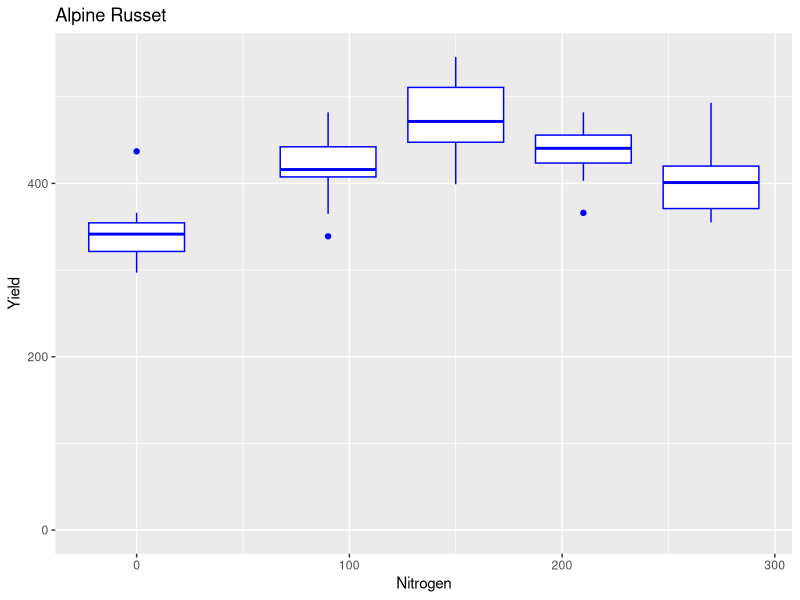
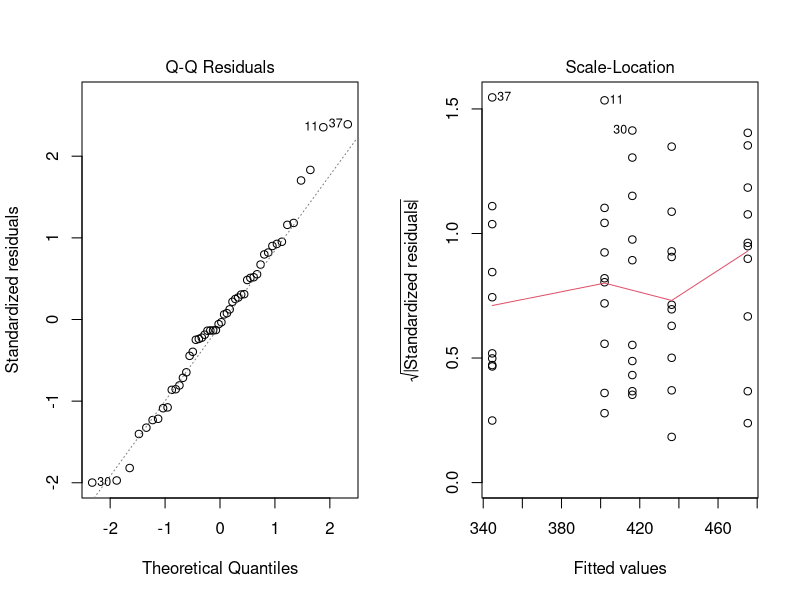
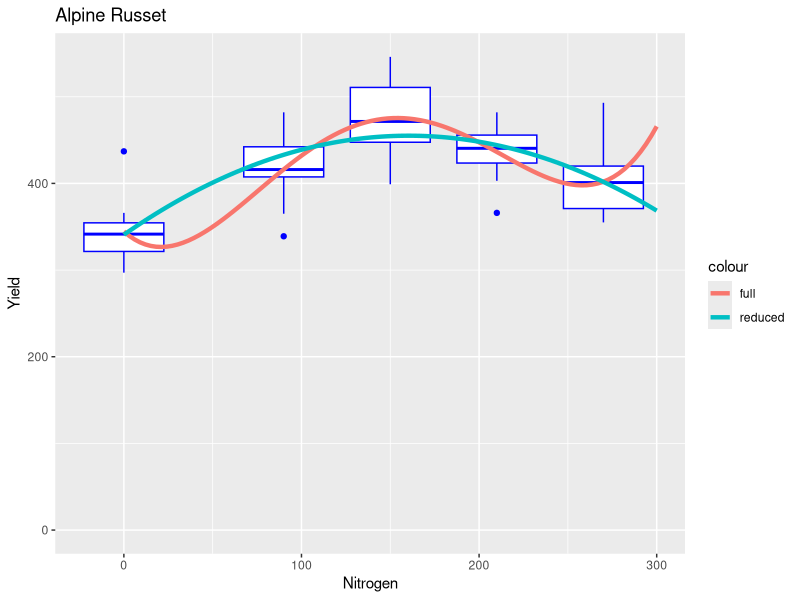
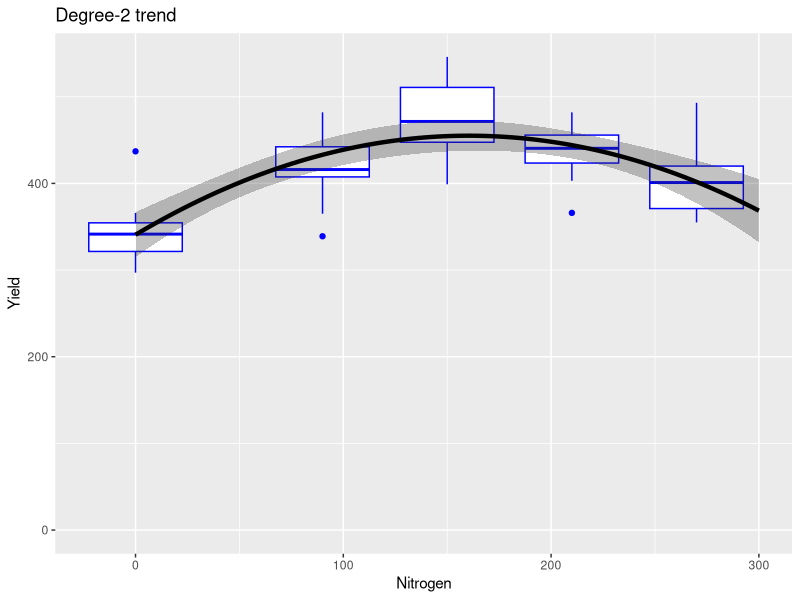
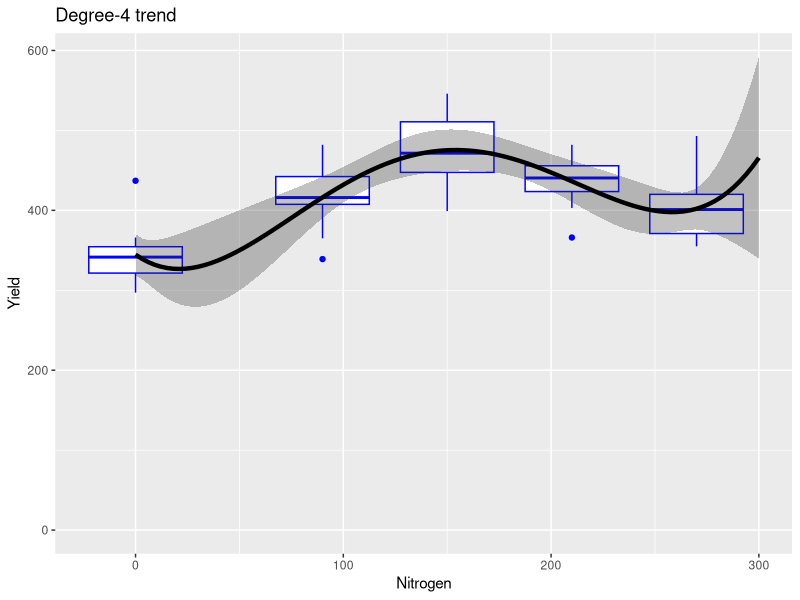

Write the R code that produced these figures, in order.
## ---- chunk 1
library(ggplot2)
library(emmeans)
## ---- chunk 2
alpine_potato = read.csv('Alpine_Russet_yield.csv')
str(alpine_potato)
## ---- chunk 3
alpine_potato$NitrogenFactor = as.factor(alpine_potato$Nitrogen)
str(alpine_potato)
## ---- chunk 4
library(ggplot2)
ggplot(alpine_potato,aes(x=Nitrogen)) + 
    geom_boxplot(aes(y=Yield,group = Nitrogen),color = 'blue',position = position_identity()) + 
  # note: when x is a continuous variable, we must use 'group' to get boxes
    ggtitle('Alpine Russet') + expand_limits(y=0) 
## ---- chunk 5
factor_model <- lm(Yield ~ NitrogenFactor, alpine_potato)
## ---- chunk 6
par(mfrow=c(1,2))
plot(factor_model,which=2:3)
## ---- chunk 7
library(emmeans)
factor_means <- emmeans(factor_model,specs='NitrogenFactor')
factor_differences <- contrast(factor_means,method='pairwise')
summary(factor_differences,level = 0.9, infer=T)
## ---- chunk 8
anova(factor_model)
## ---- chunk 9
all_contrasts_data <- as.data.frame(factor_differences)
min(all_contrasts_data$p.value)
## ---- chunk 10
full_trend <- lm(Yield ~ I(Nitrogen) + I(Nitrogen^2) + I(Nitrogen^3) + I(Nitrogen^4),alpine_potato)
## ---- chunk 11
anova(full_trend)
## ---- chunk 12
# Create a new data.frame with the set of Nitrogen values we want to plot the trends
predicted_data <- data.frame(Nitrogen = seq(0,300,length=100)) 
## ---- chunk 13
full_trend_means = emmeans(full_trend,spec = 'Nitrogen',at=list(Nitrogen = predicted_data$Nitrogen))
predicted_data$full_trend = as.data.frame(full_trend_means)$emmean
## ---- chunk 14
reduced_trend <- lm(Yield ~ I(Nitrogen) + I(Nitrogen^2),alpine_potato)
reduced_trend_means = emmeans(reduced_trend,spec = 'Nitrogen',at=list(Nitrogen = predicted_data$Nitrogen))
predicted_data$reduced_trend = as.data.frame(reduced_trend_means)$emmean
## ---- chunk 15
ggplot(alpine_potato,aes(x=Nitrogen)) + 
    geom_boxplot(aes(y=Yield,group = Nitrogen),color = 'blue',position = position_identity()) + 
    ggtitle('Alpine Russet') + expand_limits(y=0) + 
    geom_line(data = predicted_data,aes(y=full_trend,color = 'full'),size=1.5) + 
    geom_line(data = predicted_data,aes(y=reduced_trend,color = 'reduced'),size=1.5) 
## ---- chunk 16
reduced_trend_means = emmeans(reduced_trend,'Nitrogen',at=list(Nitrogen = 120))
summary(reduced_trend_means,level = 0.8,infer = c(T,F))
## ---- chunk 17
447.7925 + 8.969197 * qt(0.2/2,47,lower.tail=F)
447.7925 - 8.969197 * qt(0.2/2,47,lower.tail=F)
## ---- chunk 18
reduced_trend_means = emmeans(reduced_trend,'Nitrogen',at=list(Nitrogen = c(90,50,100,130)))
reduced_trend_effects = contrast(reduced_trend_means,'trt.vs.ctrl',ref=1)
summary(reduced_trend_effects,level = 0.9,infer = c(T,F))
## ---- chunk 19
# The output of emmeans can be converted to a data.frame to extract both the estimate (emmean) and the bounds of the CI
reduced_trend_means = emmeans(reduced_trend,'Nitrogen',at=list(Nitrogen = seq(0,300,length=100)))
predicted_data <- as.data.frame(summary(reduced_trend_means,level = 0.95))

ggplot(alpine_potato,aes(x=Nitrogen)) + 
    geom_boxplot(aes(y=Yield,group = Nitrogen),color = 'blue',position = position_identity()) + 
    ggtitle('Degree-2 trend') + expand_limits(y=0) +
    geom_ribbon(data=predicted_data,aes(ymin = lower.CL,ymax=upper.CL),color=0,alpha=0.3)  + # add confidence bounds
    geom_line(data=predicted_data,aes(y=emmean),size=1.5)
## ---- chunk 20
full_trend_means = emmeans(full_trend,'Nitrogen',at=list(Nitrogen = seq(0,300,length=100)))  # use the `full_trend` model instead of the `reduced_trend` model
predicted_data <- as.data.frame(summary(full_trend_means,level = 0.95))


ggplot(alpine_potato,aes(x=Nitrogen)) + 
    geom_boxplot(aes(y=Yield,group = Nitrogen),color = 'blue',position = position_identity()) + 
    ggtitle('Degree-4 trend') + expand_limits(y=0) +
    geom_ribbon(data=predicted_data,aes(ymin = lower.CL,ymax=upper.CL),color=0,alpha=0.3)  + # add confidence bounds
    geom_line(data=predicted_data,aes(y=emmean),size=1.5)
## ---- chunk 21
full_trend_short <- lm(Yield ~ poly(Nitrogen,4),alpine_potato)
## ---- chunk 22
summary(full_trend_short)
## ---- chunk 23
anova(full_trend)
